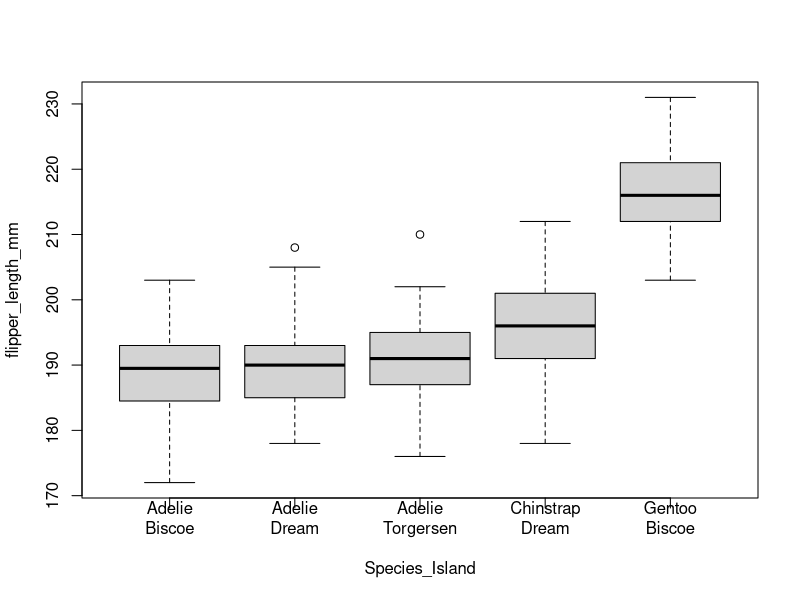
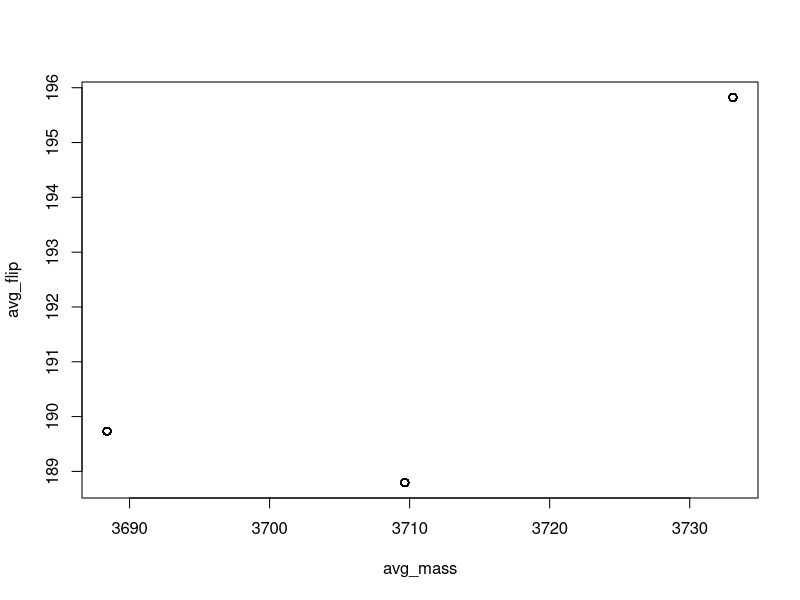
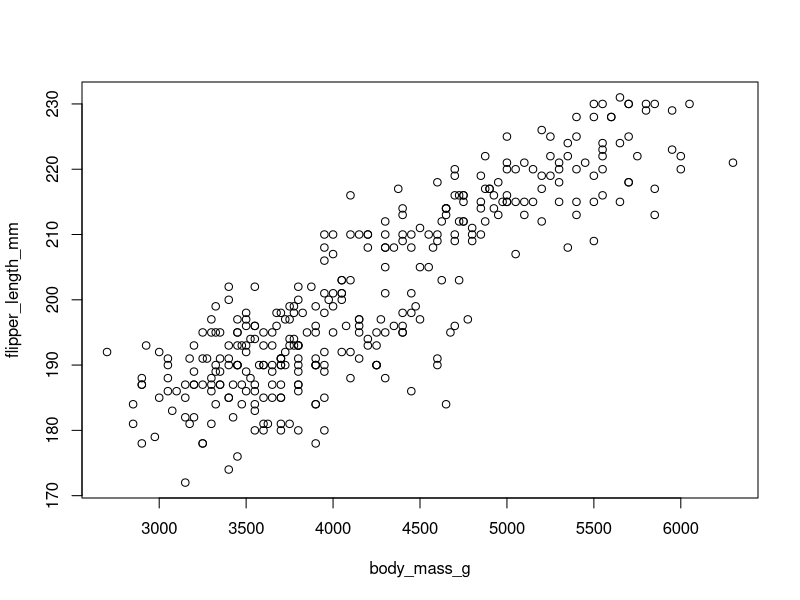

Source code (R) for these figures, in order:
## ---- chunk 1
knitr::opts_chunk$set(echo = TRUE)
## ---- chunk 2
#load the palmerpenguins package
library(palmerpenguins)

## ---- chunk 3

#apply the head function to the penguins dataset
head(penguins)


## ---- chunk 4

#apply str functin to penguins
str(penguins)
## ---- chunk 5

#apply summary function to penguins
summary(penguins)

## ---- chunk 6

#summarize statistics of penguin bill depth

summary(penguins$bill_depth_mm)

## ---- chunk 7
#load the dplyr library
library(dplyr)
## ---- chunk 8
#apply the mean function with NA's removed

mean(c(1,4,7,NA,9),
     na.rm=TRUE)


## ---- chunk 9
#find mean of body mass from penguins data

mean(penguins$body_mass_g,
     na.rm=TRUE)

## ---- chunk 10
#find standard deviation of body mass from penguins data

sd(penguins$body_mass_g,
   na.rm=TRUE)

## ---- chunk 11
#find median of body mass from penguins data

median(penguins$body_mass_g, na.rm=TRUE)
## ---- chunk 12
#create an object
species_body_mass_mean <- penguins %>%
#group by species
  group_by(species) %>%
#summarize mean
  summarize(species_mean = mean(body_mass_g, na.rm = TRUE))

species_body_mass_mean

## ---- chunk 13
#create an object
species_body_mass_sd <- penguins %>%
#group by species
  group_by(species) %>%
#summarize std dev
  summarize(species_sd = sd(body_mass_g, na.rm = TRUE))

species_body_mass_sd

## ---- chunk 14
#create object
species_body_mass_median <- penguins %>%
#group by species
    group_by(species) %>%
#summarize median
  summarize(species_median = median(body_mass_g, na.rm = TRUE))

species_body_mass_median
## ---- chunk 15
#create object
species_body_mass_mean_biscoe <- penguins %>%
#filter by Bisco
  filter(island == "Biscoe") %>%
#group by species
  group_by(species) %>%
#summarize mean
  summarize(species_mean = mean(body_mass_g, na.rm = TRUE))

species_body_mass_mean_biscoe

## ---- chunk 16
#create object
species_body_mass_sd_biscoe <- penguins %>%
#filter by Bisco
  filter(island == "Biscoe") %>%
#group by species
  group_by(species) %>%
#summarize sd
  summarize(species_sd = sd(body_mass_g, na.rm = TRUE))

species_body_mass_sd_biscoe

## ---- chunk 17

#create object
species_body_mass_sd_median <- penguins %>%
#filter by Bisco
  filter(island == "Biscoe") %>%
#group by species
  group_by(species) %>%
#summarize median
  summarize(species_median = median(body_mass_g, na.rm = TRUE))

species_body_mass_sd_median

## ---- chunk 18
#concantenate species and island columns
penguins$Species_Island <- paste(penguins$species, penguins$island, sep = "_")

## ---- chunk 19
#replace "_" with "\n"
penguins$Species_Island <- paste(penguins$species, penguins$island, sep = "\n")


## ---- chunk 20
#create a boxplot of flipper length by species_island
penguins %>%
boxplot(flipper_length_mm ~ Species_Island, data = .)

## ---- chunk 21
avg_mass_flip <- penguins %>%
  group_by(Species_Island) %>%
  mutate(avg_flip = mean(flipper_length_mm),
         avg_mass = mean(body_mass_g))

plot(avg_flip ~ avg_mass, data = avg_mass_flip)

## ---- chunk 22

plot(flipper_length_mm ~ body_mass_g, data = penguins)

## ---- chunk 23
#create object for bill length of gentoo from bisco
gent_biscoe_bill <- penguins %>%
  filter(species == "Gentoo" & island == "Biscoe") %>%
  pull(bill_length_mm)

## ---- chunk 24
gentoo_bill_se_mean <- replicate(10,
                      sample(na.omit(gent_biscoe_bill), 
                             size = length(gent_biscoe_bill),
                             replace = TRUE) %>% mean)

## ---- chunk 25


